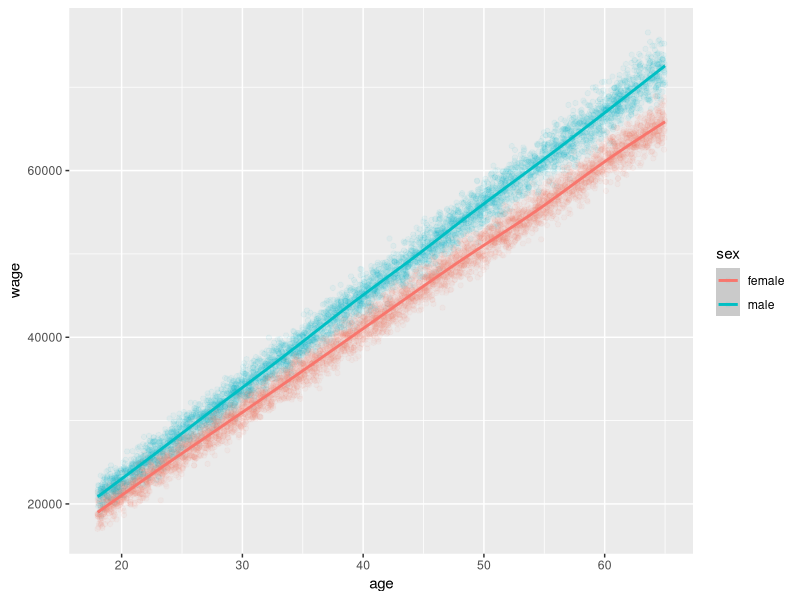
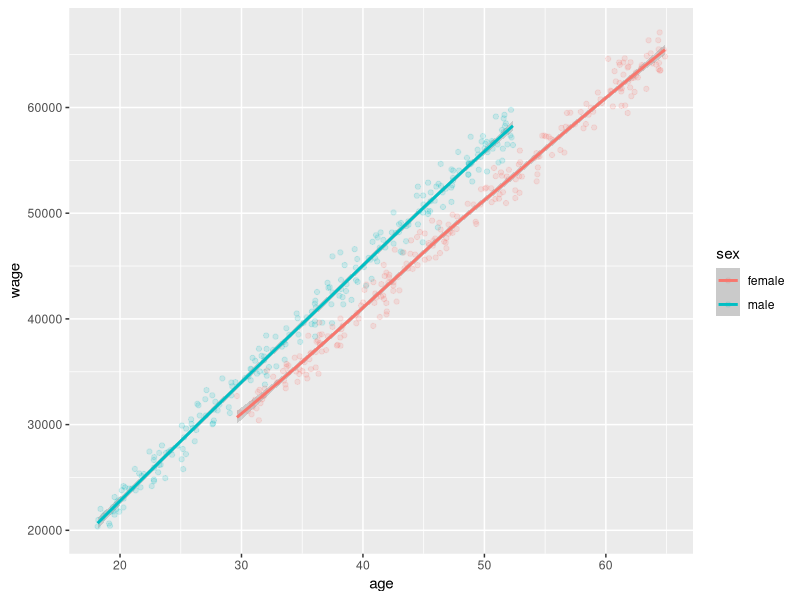

R code for these plots, in order:
## ---- chunk 1
#devtools::install_github('shane-kercheval/rtools')
#library(rtools)
# library(stringr)
# library(ggrepel)
# library(forecast)
#library(scales)
#library(lubridate)
library(tidyverse)

library(knitr)

calculate_plot_width <- function(plot_height) { plot_height * 1.61803398875 }
plot_width_height_5 <- calculate_plot_width(5)
plot_width_height_6 <- calculate_plot_width(6)
plot_width_height_7 <- calculate_plot_width(7)
plot_width_height_8 <- calculate_plot_width(8)
## ---- chunk 2
population_size <- 10000
percent_male <- 0.5

set.seed(1)
sex <- rbinom(n=population_size, size=1, prob = 0.5)
age <- runif(n=population_size, min=18, max=65)

sex_wage_gap <- 0.10  # males make 5% more than females, on average
age_wage_gap <- 1000  # each year adds an additional $1000 to wage, on average

simualted_male_wage_factor <- rnorm(n=population_size, mean=1+sex_wage_gap, sd=0.02)
simualted_female_wage_factor <- rnorm(n=population_size, mean=1, sd=0.015)

sex_wage_factor <- ifelse(sex == 1, simualted_male_wage_factor, simualted_female_wage_factor)
age_wage_factor <- rnorm(n=population_size, mean=age_wage_gap, sd=age_wage_gap)

wage <- (age * age_wage_gap * sex_wage_factor) + age_wage_factor

pop_data <- data.frame(wage, sex, age) %>%
    mutate(sex = ifelse(sex == 1, 'male', 'female'))
head(pop_data)
## ---- chunk 3
pop_data %>%
    group_by(sex) %>%
    summarise(n=n(),
              average_age=mean(age),
              average_wage=mean(wage))
## ---- chunk 4
average_wage_males <- mean(pop_data %>% filter(sex == 'male') %>% pull(wage))
average_wage_females <- mean(pop_data %>% filter(sex == 'female') %>% pull(wage))

average_wage_males
average_wage_females

(average_wage_males - average_wage_females) / average_wage_females
## ---- chunk 5
pop_data %>%
    ggplot(aes(x=age, y=wage, color=sex)) +
    geom_point(alpha=0.05) +
    geom_smooth()
## ---- chunk 6
# make model intercept for 18-year old rather than 0-year old
pop_model <- pop_data %>% 
    mutate(age = age - 18) %>%
    lm(wage ~ age*sex, data=.)
summary(pop_model)
## ---- chunk 7
new_data <- tribble(~sex, ~age,
                    'male',   18,
                    'female', 18,
                    'male',   19,
                    'female', 19,
                    'male',   40,
                    'female', 40,
                    'male',   65,
                    'female', 65) %>%
    mutate(age = age - 18)

pop_predictions <- predict(pop_model, newdata = new_data)
pop_predictions
## ---- chunk 8
pop_predictions[1] - pop_predictions[2]
pop_predictions[3] - pop_predictions[4]
pop_predictions[5] - pop_predictions[6]
pop_predictions[7] - pop_predictions[8]
## ---- chunk 9
male_survey_data <- pop_data %>% filter(sex == 'male') %>% arrange(age)
male_75th_quantile <- round(nrow(male_survey_data) * 0.75)
male_survey_data <- male_survey_data[sample(x=1:male_75th_quantile, size=250),]

female_survey_data <- pop_data %>% filter(sex == 'female') %>% arrange(age)
female_25th_quantile <- round(nrow(female_survey_data) * 0.25)
female_survey_data <- female_survey_data[sample(x=female_25th_quantile:nrow(female_survey_data), size=250),]

survey_data <- bind_rows(male_survey_data, female_survey_data)
## ---- chunk 10
survey_data %>%
    group_by(sex) %>%
    summarise(n=n(),
              average_age=mean(age),
              average_wage=mean(wage))
## ---- chunk 11
survey_average_wage_males <- mean(survey_data %>% filter(sex == 'male') %>% pull(wage))
survey_average_wage_females <- mean(survey_data %>% filter(sex == 'female') %>% pull(wage))

survey_average_wage_males
survey_average_wage_females

(survey_average_wage_males - survey_average_wage_females) / survey_average_wage_females
## ---- chunk 12
survey_data %>%
    ggplot(aes(x=age, y=wage, color=sex)) +
    geom_point(alpha=0.15) +
    geom_smooth()
## ---- chunk 13
survey_model <- survey_data %>%
    mutate(age = age - 18) %>%
    lm(wage ~ age*sex, data=.)
summary(survey_model)
## ---- chunk 14
coef(survey_model)
coef(pop_model)
## ---- chunk 15
survey_predictions <- predict(survey_model, newdata = new_data)
survey_predictions
## ---- chunk 16
survey_predictions[1] - survey_predictions[2]
survey_predictions[3] - survey_predictions[4]
survey_predictions[5] - survey_predictions[6]
survey_predictions[7] - survey_predictions[8]
## ---- chunk 17
pop_predictions[1] - pop_predictions[2]
pop_predictions[3] - pop_predictions[4]
pop_predictions[5] - pop_predictions[6]
pop_predictions[7] - pop_predictions[8]
